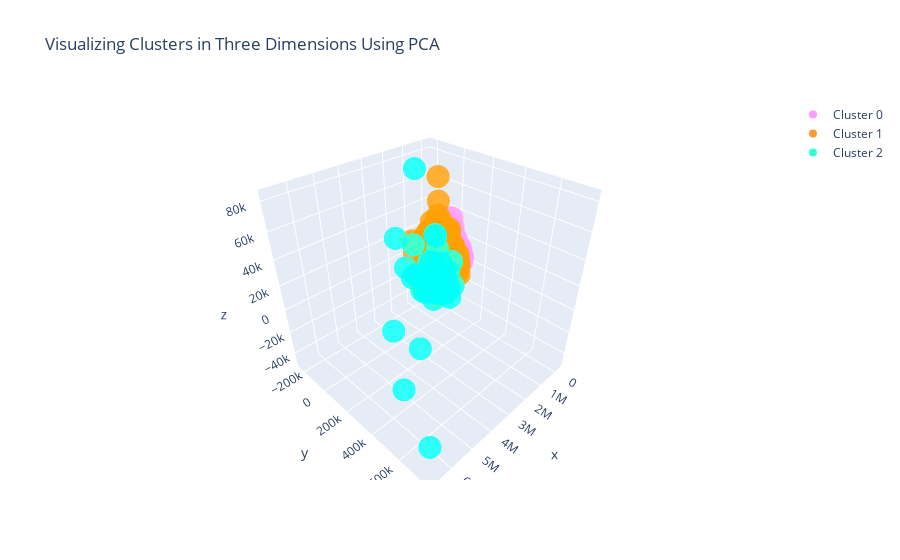

The cell this chart's notebook holds for it:
### Code cell
#Instructions for building the 3-D plot

#trace1 is for 'Cluster 0'
trace1 = go.Scatter3d(
                    x = cluster0["PC1_3d"],
                    y = cluster0["PC2_3d"],
                    z = cluster0["PC3_3d"],
                    mode = "markers",
                    name = "Cluster 0",
                    marker = dict(color = 'rgba(255, 128, 255, 0.8)'),
                    text = None)

#trace2 is for 'Cluster 1'
trace2 = go.Scatter3d(
                    x = cluster1["PC1_3d"],
                    y = cluster1["PC2_3d"],
                    z = cluster1["PC3_3d"],
                    mode = "markers",
                    name = "Cluster 1",
                    marker = dict(color = 'rgba(255, 128, 2, 0.8)'),
                    text = None)

#trace3 is for 'Cluster 2'
trace3 = go.Scatter3d(
                    x = cluster2["PC1_3d"],
                    y = cluster2["PC2_3d"],
                    z = cluster2["PC3_3d"],
                    mode = "markers",
                    name = "Cluster 2",
                    marker = dict(color = 'rgba(0, 255, 200, 0.8)'),
                    text = None)

data = [trace1, trace2, trace3]

title = "Visualizing Clusters in Three Dimensions Using PCA"

layout = dict(title = title,
              xaxis= dict(title= 'PC1',ticklen= 5,zeroline= False),
              yaxis= dict(title= 'PC2',ticklen= 5,zeroline= False)
             )

fig = dict(data = data, layout = layout)

iplot(fig)

### Figure 1 — Plotly figure (JSON) as saved in the notebook; plotly's stock layout.template omitted (floating-point values rounded to 4 significant figures; data arrays with more than 128 entries replaced by an {"elided": "..."} marker saying what was removed)
{"data": [{"marker": {"color": "rgba(255, 128, 255, 0.8)"}, "mode": "markers", "name": "Cluster 0", "type": "scatter3d", "x": {"elided": "4168 float values"}, "y": {"elided": "4168 float values"}, "z": {"elided": "4168 float values"}}, {"marker": {"color": "rgba(255, 128, 2, 0.8)"}, "mode": "markers", "name": "Cluster 1", "type": "scatter3d", "x": {"elided": "791 float values"}, "y": {"elided": "791 float values"}, "z": {"elided": "791 float values"}}, {"marker": {"color": "rgba(0, 255, 200, 0.8)"}, "mode": "markers", "name": "Cluster 2", "type": "scatter3d", "x": [6792000.0, 1155000.0, 1243000.0, 3756000.0, 2076000.0, 1222000.0, 1179000.0, 2600000.0, 1167000.0, 1149000.0, 1390000.0, 1827000.0, 1929000.0, 1272000.0, 1272000.0, 1565000.0, 1299000.0, 1262000.0, 1232000.0, 1716000.0, 1115000.0, 1263000.0, 1780000.0, 2332000.0, 2090000.0, 1272000.0, 3023000.0, 1176000.0, 1981000.0, 1154000.0, 1183000.0, 1202000.0, 1936000.0, 2168000.0, 1543000.0, 1407000.0, 5401000.0, 1671000.0, 1557000.0, 1418000.0, 1855000.0], "y": [769800.0, 51760.0, -27240.0, 263600.0, 226600.0, 124600.0, -79000.0, 33470.0, 156100.0, 50590.0, -7571.0, -5649.0, -33740.0, -234000.0, 152800.0, 44950.0, -4880.0, -90420.0, 91440.0, 84230.0, 562.6, -145400.0, 140500.0, -141100.0, 218700.0, 105200.0, -83290.0, -44920.0, 238000.0, -9556.0, -8407.0, 52180.0, -33010.0, -17400.0, 65380.0, 49330.0, 388200.0, 69490.0, 82330.0, 157000.0, 77120.0], "z": [-21850.0, 8264.0, -22510.0, -29590.0, 1406.0, 5058.0, -27330.0, 6438.0, -5709.0, -10730.0, 7583.0, -4040.0, -609.3, -12070.0, 16240.0, -11900.0, 7179.0, -25460.0, -817.3, 38190.0, -11620.0, -14240.0, 5918.0, 28080.0, -193.9, 154.5, -49010.0, -9081.0, -3472.0, -23490.0, 625.6, -19980.0, 82920.0, 27860.0, 34800.0, -3271.0, -35380.0, -19890.0, 25140.0, -4526.0, 2488.0]}], "layout": {"title": {"text": "Visualizing Clusters in Three Dimensions Using PCA"}, "xaxis": {"ticklen": 5, "title": {"text": "PC1"}, "zeroline": false}, "yaxis": {"ticklen": 5, "title": {"text": "PC2"}, "zeroline": false}}}
